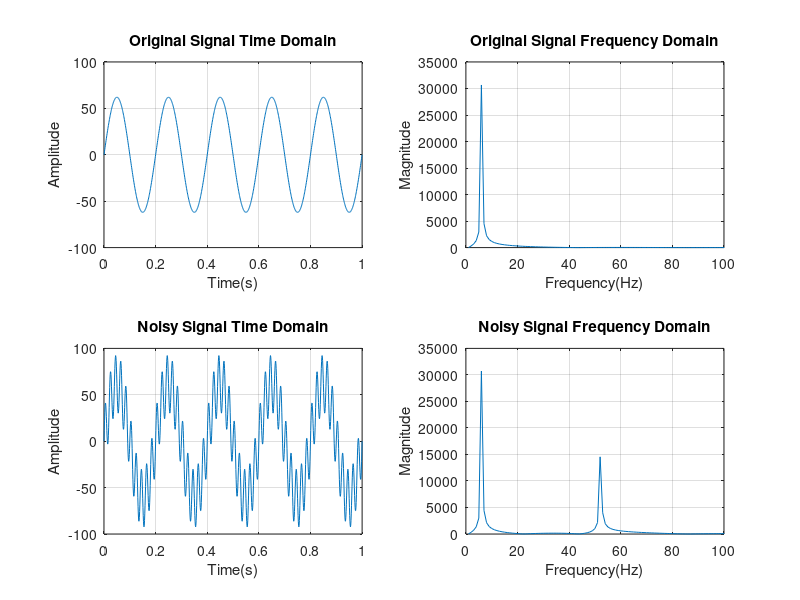
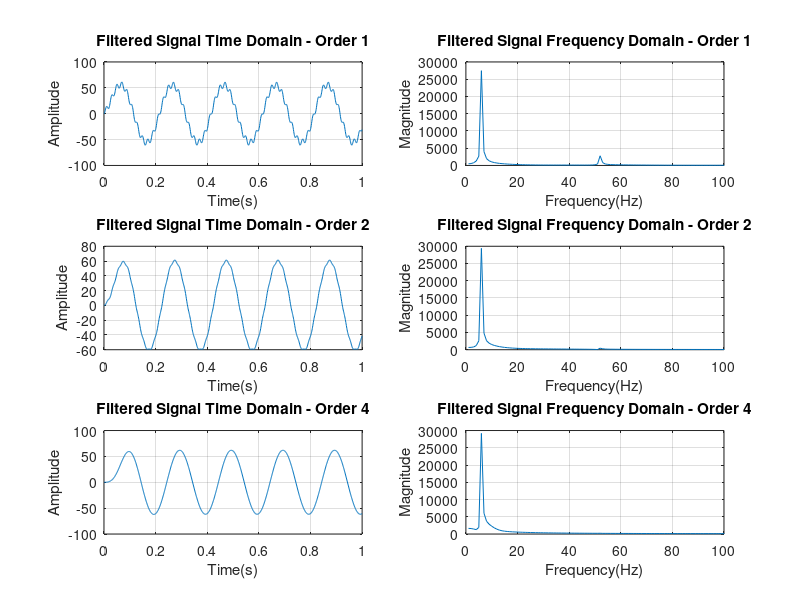

Write the MATLAB code that produced these figures, in order.
% Source code written by - SHAWKIK ISLAM JOHA, ID: 2202124
x = 124;
A = x/2;
An = x/4;
f = 5;
fs = 1000;
t = 1;
fn = 50;
sample = 0:(1/fs):1;
y = A*sin(2*pi*f*sample);
n = An*sin(2*pi*fn*sample);
z = y + n;

figure;
subplot(2,2,1);
plot(sample,y);
title('Original Signal Time Domain');
xlabel('Time(s)');
ylabel('Amplitude');
grid on;

subplot(2,2,2);
plot(abs(fft(y,1024)));
title('Original Signal Frequency Domain');
xlabel('Frequency(Hz)');
ylabel('Magnitude');
xlim([0 100]);
grid on;

subplot(2,2,3);
plot(sample,z);
title('Noisy Signal Time Domain');
xlabel('Time(s)');
ylabel('Amplitude');
grid on;

subplot(2,2,4);
plot(abs(fft(z,1024)));
title('Noisy Signal Frequency Domain');
xlabel('Frequency(Hz)');
ylabel('Magnitude');
xlim([0 100]);
grid on;

figure;

fc = 10;
wc = fc/(fs/2);

filter_order = 1;
[b,a] = butter(filter_order,wc,'low');

subplot(3,2,1);
filtered_z = filter(b,a,z);
plot(sample,filtered_z);
title('Filtered Signal Time Domain - Order 1');
xlabel('Time(s)');
ylabel('Amplitude');
grid on;

subplot(3,2,2);
plot(abs(fft(filtered_z,1024)));
title('Filtered Signal Frequency Domain - Order 1');
xlabel('Frequency(Hz)');
ylabel('Magnitude');
xlim([0 100]);
grid on;

filter_order = 2;
[b,a] = butter(filter_order,wc,'low');

subplot(3,2,3);
filtered_z = filter(b,a,z);
plot(sample,filtered_z);
title('Filtered Signal Time Domain - Order 2');
xlabel('Time(s)');
ylabel('Amplitude');
grid on;

subplot(3,2,4);
plot(abs(fft(filtered_z,1024)));
title('Filtered Signal Frequency Domain - Order 2');
xlabel('Frequency(Hz)');
ylabel('Magnitude');
xlim([0 100]);
grid on;

filter_order = 4;
[b,a] = butter(filter_order,wc,'low');

subplot(3,2,5);
filtered_z = filter(b,a,z);
plot(sample,filtered_z);
title('Filtered Signal Time Domain - Order 4');
xlabel('Time(s)');
ylabel('Amplitude');
grid on;

subplot(3,2,6);
plot(abs(fft(filtered_z,1024)));
title('Filtered Signal Frequency Domain - Order 4');
xlabel('Frequency(Hz)');
ylabel('Magnitude');
xlim([0 100]);
grid on;
